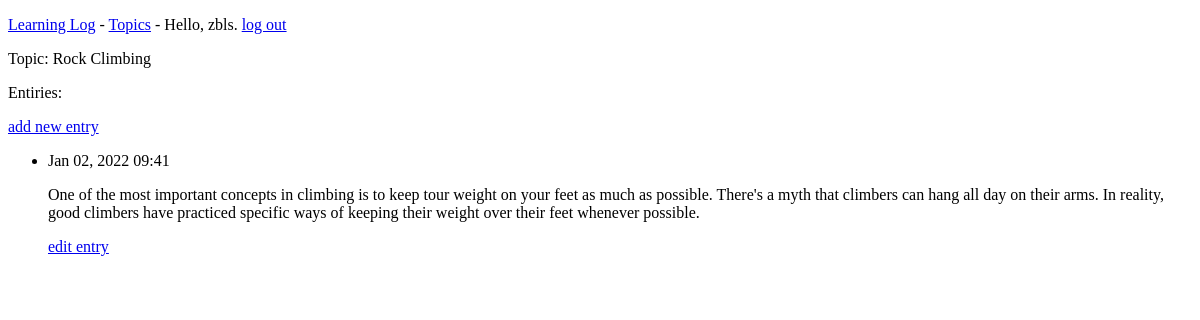
The page /topics/2/ (signed in) on the database as committed earlier.
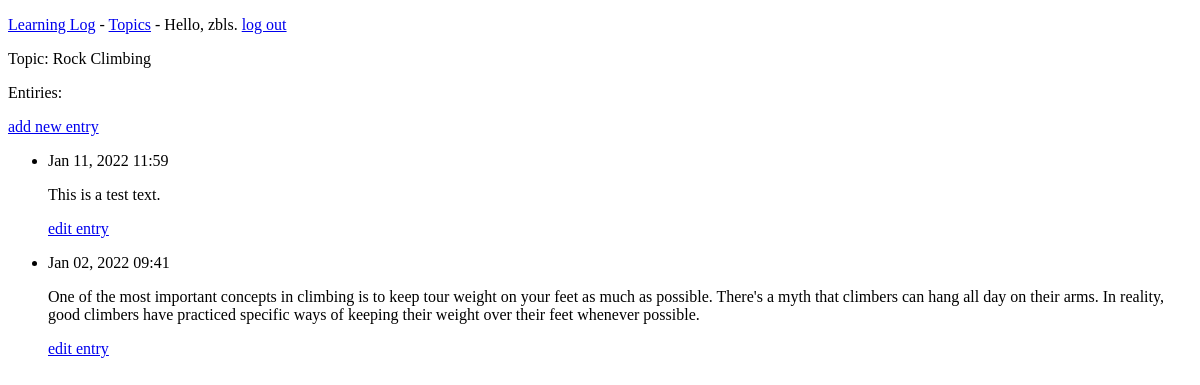
The same page on the database as committed later.
### apps/models.py (models this page shows, shortened)
class Topic(models.Model):
    text = models.CharField(max_length=200)
    date_added = models.DateTimeField(auto_now_add=True)
    owner = models.ForeignKey(User, on_delete=models.CASCADE)
    def __str__(self):
        return self.text

class Entry(models.Model):
    topic = models.ForeignKey(Topic, on_delete=models.CASCADE)
    text = models.TextField()
    date_added = models.DateTimeField(auto_now_add=True)
    class Meta:
        verbose_name_plural = 'entries'

### apps/views.py (the view)
# urls.py: path('topics/<int:topic_id>/', views.topic, name='topic'),
@login_required
def topic(request, topic_id):
    topic = Topic.objects.get(id=topic_id)
    if topic.owner != request.user:
        raise Http404
    entries = topic.entry_set.order_by('-date_added')
    context = {'topic': topic, 'entries': entries}
    return render(request, 'apps/topic.html', context)

### apps/templates/apps/topic.html (shortened to what this page needs)
<!DOCTYPE HTML PUBLIC "-//W3C//DTD HTML 4.01 Transitional//EN"
        "http://www.w3.org/TR/html4/loose.dtd">
<html>
<head>
</head>
<body>
{% extends "apps/base.html"%}
{% block content %}
  <p>Topic: {{ topic }}</p>
  <p>Entiries:</p>
  <p>
      <a href="{% url 'apps:new_entry' topic.id %}">add new entry</a>
  </p>
  <ul>
      {% for entry in entries %}
      <li>
          <p>{{ entry.date_added|date:'M d, Y H:i' }}</p>
          <p>{{ entry.text|linebreaks }}</p>
          <p><a href="{% url 'apps:edit_entry' entry.id %}">edit entry</a></p>
      </li>
      {% empty %}
      <li>
          There are no entries for this topic yet.
      </li>
      {% endfor %}
  </ul>
{% endblock content %}

### apps/templates/apps/base.html (shortened to what this page needs)
<!DOCTYPE HTML PUBLIC "-//W3C//DTD HTML 4.01 Transitional//EN"
        "http://www.w3.org/TR/html4/loose.dtd">
<html>
<head>
</head>
<body>
<p>
    <a href="{% url 'apps:index' %}">Learning Log</a> -
    <a href="{% url 'apps:topics' %}">Topics</a> -
    {% if user.is_authenticated %}
      Hello, {{ user.username }}.
      <a href="{% url 'users:logout' %}">log out</a>
    {% else %}
      <a href="{% url 'users:register' %}">register</a> -
      <a href="{% url 'users:login' %}">log in</a>
    {% endif %}
</p>
{% block content %}{% endblock content %}
</body>
</html>

Rows that differ between the two databases and show on the page:
added Entry: date_added "Jan 11, 2022 11:59", text "This is a test text."
